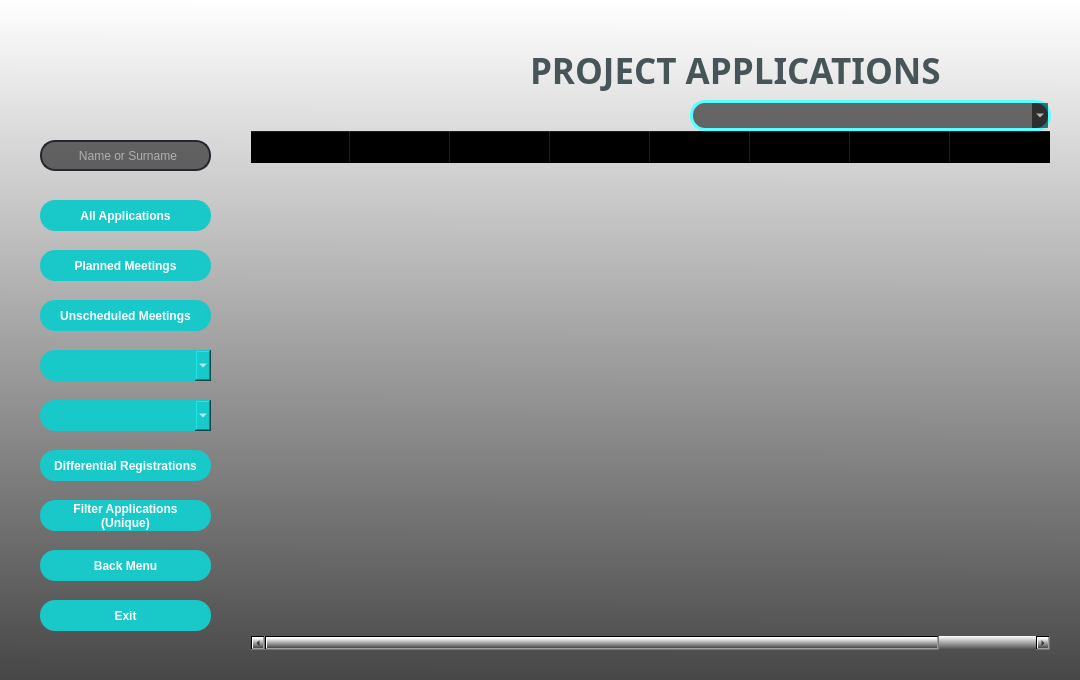
<?xml version="1.0" encoding="UTF-8"?>
<ui version="4.0">
 <class>FormApplications</class>
 <widget class="QWidget" name="FormApplications">
  <property name="geometry">
   <rect>
    <x>0</x>
    <y>0</y>
    <width>1080</width>
    <height>680</height>
   </rect>
  </property>
  <property name="minimumSize">
   <size>
    <width>1080</width>
    <height>680</height>
   </size>
  </property>
  <property name="maximumSize">
   <size>
    <width>1080</width>
    <height>680</height>
   </size>
  </property>
  <property name="windowTitle">
   <string>APPLICATION</string>
  </property>
  <property name="windowIcon">
   <iconset>
    <normaloff>pictures/werhere_icon.png</normaloff>pictures/werhere_icon.png</iconset>
  </property>
  <property name="styleSheet">
   <string notr="true">background-color: qlineargradient(spread:pad, x1:0.489, y1:1, x2:0.494, y2:0, stop:0 rgba(71, 71, 71, 255), stop:1 rgba(255, 255, 255, 255));</string>
  </property>
  <widget class="QPushButton" name="pushButtonAllApplications">
   <property name="geometry">
    <rect>
     <x>40</x>
     <y>200</y>
     <width>171</width>
     <height>31</height>
    </rect>
   </property>
   <property name="font">
    <font>
     <family>Arial</family>
     <bold>true</bold>
    </font>
   </property>
   <property name="styleSheet">
    <string notr="true">QPushButton{
	border-radius : 15px;
	background-color : rgb(25, 200, 200);
	color: rgb(255, 255, 255);
}
QPushButton:hover{
	background-color: rgb(20, 135, 135);
    border: 2px solid rgb(162, 0, 0);
}</string>
   </property>
   <property name="text">
    <string>All Applications</string>
   </property>
  </widget>
  <widget class="QLabel" name="labelLogo">
   <property name="geometry">
    <rect>
     <x>270</x>
     <y>22</y>
     <width>261</width>
     <height>101</height>
    </rect>
   </property>
   <property name="styleSheet">
    <string notr="true">background-color: rgba(0, 0, 0,0%);</string>
   </property>
   <property name="text">
    <string/>
   </property>
   <property name="pixmap">
    <pixmap>pictures/werhere_logo.ico</pixmap>
   </property>
  </widget>
  <widget class="QPushButton" name="pushButtonPlannedMeetings">
   <property name="geometry">
    <rect>
     <x>40</x>
     <y>250</y>
     <width>171</width>
     <height>31</height>
    </rect>
   </property>
   <property name="font">
    <font>
     <family>Arial</family>
     <bold>true</bold>
    </font>
   </property>
   <property name="styleSheet">
    <string notr="true">QPushButton{
	border-radius : 15px;
	background-color : rgb(25, 200, 200);
	color: rgb(255, 255, 255);
}
QPushButton:hover{
	background-color: rgb(20, 135, 135);
    border: 2px solid rgb(162, 0, 0);
}</string>
   </property>
   <property name="text">
    <string>Planned Meetings</string>
   </property>
  </widget>
  <widget class="QPushButton" name="pushButtonUnscheduledMeeting">
   <property name="geometry">
    <rect>
     <x>40</x>
     <y>300</y>
     <width>171</width>
     <height>31</height>
    </rect>
   </property>
   <property name="font">
    <font>
     <family>Arial</family>
     <bold>true</bold>
    </font>
   </property>
   <property name="styleSheet">
    <string notr="true">QPushButton{
	border-radius : 15px;
	background-color : rgb(25, 200, 200);
	color: rgb(255, 255, 255);
}
QPushButton:hover{
	background-color: rgb(20, 135, 135);
    border: 2px solid rgb(162, 0, 0);
}</string>
   </property>
   <property name="text">
    <string>Unscheduled Meetings</string>
   </property>
  </widget>
  <widget class="QPushButton" name="pushButtonDifferentialRegistrations">
   <property name="geometry">
    <rect>
     <x>40</x>
     <y>450</y>
     <width>171</width>
     <height>31</height>
    </rect>
   </property>
   <property name="font">
    <font>
     <family>Arial</family>
     <bold>true</bold>
    </font>
   </property>
   <property name="styleSheet">
    <string notr="true">QPushButton{
	border-radius : 15px;
	background-color : rgb(25, 200, 200);
	color: rgb(255, 255, 255);
}
QPushButton:hover{
	background-color: rgb(20, 135, 135);
 border: 2px solid rgb(162, 0, 0);
}</string>
   </property>
   <property name="text">
    <string>Differential Registrations</string>
   </property>
  </widget>
  <widget class="QPushButton" name="pushButtonBackMenu">
   <property name="geometry">
    <rect>
     <x>40</x>
     <y>550</y>
     <width>171</width>
     <height>31</height>
    </rect>
   </property>
   <property name="font">
    <font>
     <family>Arial</family>
     <bold>true</bold>
    </font>
   </property>
   <property name="styleSheet">
    <string notr="true">QPushButton{
	border-radius : 15px;
	background-color : rgb(25, 200, 200);
	color: rgb(255, 255, 255);
}
QPushButton:hover{
	background-color: rgb(20, 135, 135);
 border: 2px solid rgb(162, 0, 0);
}</string>
   </property>
   <property name="text">
    <string>Back Menu</string>
   </property>
  </widget>
  <widget class="QPushButton" name="pushButtonFilterApplications">
   <property name="geometry">
    <rect>
     <x>40</x>
     <y>500</y>
     <width>171</width>
     <height>31</height>
    </rect>
   </property>
   <property name="font">
    <font>
     <family>Arial</family>
     <bold>true</bold>
    </font>
   </property>
   <property name="styleSheet">
    <string notr="true">QPushButton{
	border-radius : 15px;
	background-color : rgb(25, 200, 200);
	color: rgb(255, 255, 255);
}
QPushButton:hover{
	background-color: rgb(20, 135, 135);
 border: 2px solid rgb(162, 0, 0);
}</string>
   </property>
   <property name="text">
    <string>Filter Applications
(Unique)</string>
   </property>
  </widget>
  <widget class="QPushButton" name="pushButtonExit">
   <property name="geometry">
    <rect>
     <x>40</x>
     <y>600</y>
     <width>171</width>
     <height>31</height>
    </rect>
   </property>
   <property name="font">
    <font>
     <family>Arial</family>
     <bold>true</bold>
    </font>
   </property>
   <property name="styleSheet">
    <string notr="true">QPushButton{
	border-radius : 15px;
	background-color : rgb(25, 200, 200);
	color: rgb(255, 255, 255);
}
QPushButton:hover{
	background-color: rgb(20, 135, 135);
    border: 2px solid rgb(162, 0, 0);
}</string>
   </property>
   <property name="text">
    <string>Exit</string>
   </property>
  </widget>
  <widget class="QTableWidget" name="tableWidget">
   <property name="geometry">
    <rect>
     <x>250</x>
     <y>130</y>
     <width>801</width>
     <height>521</height>
    </rect>
   </property>
   <property name="styleSheet">
    <string notr="true">background-color: rgba(0, 0, 0,0%);</string>
   </property>
   <column>
    <property name="text">
     <string>Date</string>
    </property>
   </column>
   <column>
    <property name="text">
     <string>Name Surname</string>
    </property>
   </column>
   <column>
    <property name="text">
     <string>Mail</string>
    </property>
   </column>
   <column>
    <property name="text">
     <string>Telephone</string>
    </property>
   </column>
   <column>
    <property name="text">
     <string>Post Code</string>
    </property>
   </column>
   <column>
    <property name="text">
     <string>State</string>
    </property>
   </column>
   <column>
    <property name="text">
     <string>Status</string>
    </property>
   </column>
   <column>
    <property name="text">
     <string>Economical 
Situation</string>
    </property>
    <property name="whatsThis">
     <string/>
    </property>
   </column>
  </widget>
  <widget class="QLineEdit" name="lineEditSearch">
   <property name="enabled">
    <bool>true</bool>
   </property>
   <property name="geometry">
    <rect>
     <x>40</x>
     <y>140</y>
     <width>171</width>
     <height>31</height>
    </rect>
   </property>
   <property name="focusPolicy">
    <enum>Qt::StrongFocus</enum>
   </property>
   <property name="styleSheet">
    <string notr="true">QLineEdit {
  border: 2px solid rgb(38, 38, 48);
  border-radius: 15px;
  color: #FFF;
  padding-left: 15px;
  background-color: rgba(0, 0, 0,55%);
 
}

QLineEdit:hover {
	border: 2px solid rgb(0, 255, 255);
}

 QLineEdit:focus  {
  border: 2px solid rgb(35, 218, 233);
  background-color: rgb(47, 47, 47);
}

   



</string>
   </property>
   <property name="text">
    <string/>
   </property>
   <property name="placeholderText">
    <string>      Name or Surname</string>
   </property>
  </widget>
  <widget class="QLabel" name="labelProjectApplications">
   <property name="geometry">
    <rect>
     <x>530</x>
     <y>50</y>
     <width>491</width>
     <height>41</height>
    </rect>
   </property>
   <property name="font">
    <font>
     <family>Arial Black</family>
     <pointsize>26</pointsize>
     <bold>true</bold>
    </font>
   </property>
   <property name="styleSheet">
    <string notr="true">background-color: rgba(0, 0, 0,0%);
color: rgb(71, 84, 88);</string>
   </property>
   <property name="text">
    <string>PROJECT APPLICATIONS</string>
   </property>
  </widget>
  <widget class="QLabel" name="labelPicture">
   <property name="geometry">
    <rect>
     <x>8</x>
     <y>10</y>
     <width>231</width>
     <height>121</height>
    </rect>
   </property>
   <property name="styleSheet">
    <string notr="true">background-color: rgba(0, 0, 0,0%);</string>
   </property>
   <property name="text">
    <string/>
   </property>
   <property name="pixmap">
    <pixmap>pictures/project_app.png</pixmap>
   </property>
   <property name="scaledContents">
    <bool>true</bool>
   </property>
  </widget>
  <widget class="QComboBox" name="comboBoxPreviousApplications">
   <property name="geometry">
    <rect>
     <x>40</x>
     <y>400</y>
     <width>171</width>
     <height>31</height>
    </rect>
   </property>
   <property name="styleSheet">
    <string notr="true">QComboBox{
	border-radius : 15px;
	background-color : rgb(25, 200, 200);
	color: rgb(255, 255, 255);
}
QComboBox:hover{
	border-radius : 15px;
	background-color: rgb(20, 135, 135);
    border: 2px solid rgb(162, 0, 0);
}</string>
   </property>
  </widget>
  <widget class="QComboBox" name="comboBoxFilterOptions">
   <property name="geometry">
    <rect>
     <x>690</x>
     <y>100</y>
     <width>361</width>
     <height>31</height>
    </rect>
   </property>
   <property name="styleSheet">
    <string notr="true">border-radius : 15px;
border: 3px solid rgb(85, 255, 255);
background-color: rgba(0, 0, 0,55%);
color: rgb(255, 255, 255);
</string>
   </property>
  </widget>
  <widget class="QComboBox" name="comboBoxDuplicatedApplications">
   <property name="geometry">
    <rect>
     <x>40</x>
     <y>350</y>
     <width>171</width>
     <height>31</height>
    </rect>
   </property>
   <property name="styleSheet">
    <string notr="true">QComboBox{
	border-radius : 15px;
	background-color : rgb(25, 200, 200);
	color: rgb(255, 255, 255);
}
QComboBox:hover{
	border-radius : 15px;
	background-color: rgb(20, 135, 135);
    border: 2px solid rgb(162, 0, 0);
}</string>
   </property>
  </widget>
 </widget>
 <tabstops>
  <tabstop>lineEditSearch</tabstop>
  <tabstop>pushButtonAllApplications</tabstop>
  <tabstop>pushButtonPlannedMeetings</tabstop>
  <tabstop>pushButtonUnscheduledMeeting</tabstop>
  <tabstop>pushButtonDifferentialRegistrations</tabstop>
  <tabstop>pushButtonFilterApplications</tabstop>
  <tabstop>tableWidget</tabstop>
  <tabstop>pushButtonBackMenu</tabstop>
  <tabstop>pushButtonExit</tabstop>
 </tabstops>
 <resources/>
 <connections/>
</ui>
